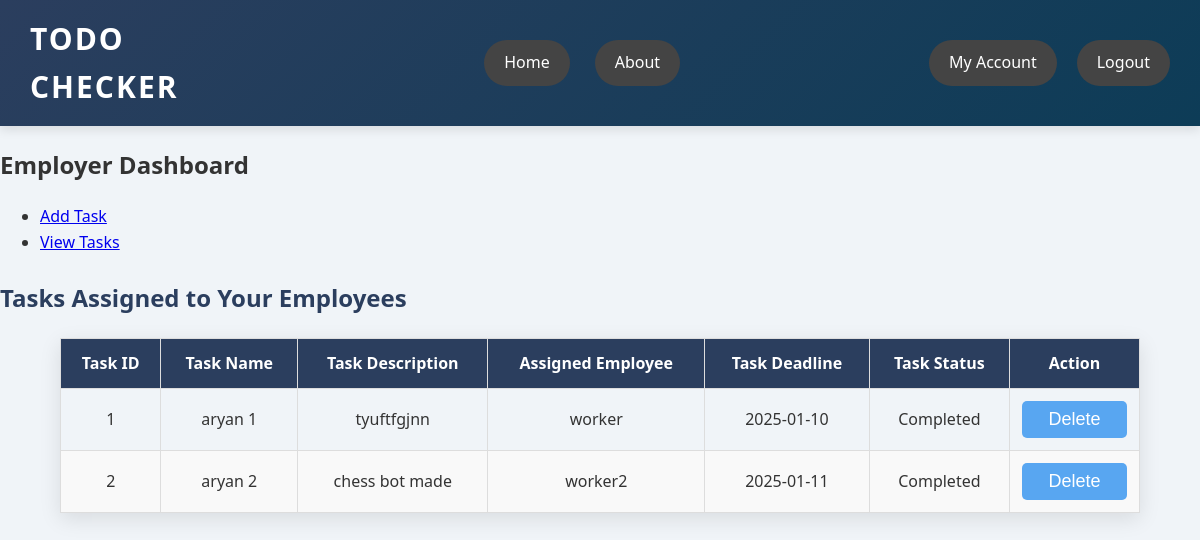
Screenshot of /employer_dashboard/view (signed in) with the database file from the repository.
### todoapp/models.py (models this page shows, shortened)
class Task(db.Model):
    task_id = db.Column(db.Integer, primary_key=True)
    task_name = db.Column(db.String(40), nullable=False)
    task_description = db.Column(db.String(200), nullable=False)
    task_status = db.Column(db.String(20), nullable=False)
    task_deadline = db.Column(db.Date, nullable=True)  # Add the task deadline field
    employee_id = db.Column(db.Integer, db.ForeignKey('employee.id'), nullable=False)

class Employee(db.Model):
    id = db.Column(db.Integer, primary_key=True)
    name = db.Column(db.String(120), unique=True, nullable=False)
    reference_id = db.Column(db.String(10), db.ForeignKey('employer.reference_id'), nullable=False)  # Reference to Employer's reference_id
    tasks = db.relationship('Task', backref='employee', lazy=True)

### todoapp/routes.py (the view)
@app.route('/employer_dashboard/view')
@login_required
def employer_dashboard_view():
    if current_user.role != 'Employer':
        return redirect(url_for('home'))
    employees = Employee.query.filter_by(reference_id=current_user.reference_id).all()
    tasks = []
    for employee in employees:
        tasks.extend(employee.tasks)
    return render_template('employer_dashboard_view.html', tasks=tasks)

### todoapp/models.py (called while the page is built)
@loginmanager.user_loader
def load_user(user_id):
    return User.query.get(int(user_id))

### todoapp/templates/employer_dashboard_view.html (shortened to what this page needs)
{% extends 'employer_dashboard.html' %}
{% block task_content %}
    <h3>Tasks Assigned to Your Employees</h3>
    <table style="width: 90%; margin-top: 20px;">
        <thead>
            <tr>
                <th>Task ID</th>
                <th>Task Name</th>
                <th>Task Description</th>
                <th>Assigned Employee</th>
                <th>Task Deadline</th>
                <th>Task Status</th>
                <th>Action</th>
            </tr>
        </thead>
        <tbody>
            {% for task in tasks %}
                <tr>
                    <td>{{ task.task_id }}</td>
                    <td>{{ task.task_name }}</td>
                    <td>{{ task.task_description }}</td>
                    <td>{{ task.employee.name }}</td>
                    <td>{{ task.task_deadline }}</td>
                    <td>{{ task.task_status }}</td>
                    <td>
                        <form action="{{ url_for('delete_task', task_id=task.task_id) }}" method="POST">
                            <button type="submit">Delete</button>
                        </form>
                    </td>
                </tr>
            {% endfor %}
        </tbody>
    </table>
{% endblock %}

### todoapp/templates/employer_dashboard.html (shortened to what this page needs)
{% extends 'base.html' %}
{% block body %}
    <h2>Employer Dashboard</h2>
    <ul>
        <li><a href="{{ url_for('employer_dashboard_add') }}">Add Task</a></li>
        <li><a href="{{ url_for('employer_dashboard_view') }}">View Tasks</a></li>
    </ul>
    {% block task_content %}
    {% endblock %}
{% endblock %}

### todoapp/templates/base.html (shortened to what this page needs)
<!DOCTYPE html>
<html lang="en">
<head>
    <link rel="stylesheet" href="{{ url_for('static', filename='css/styles.css') }}">
</head>
<body>
    <nav>
        <div class="logo">
            Todo Checker
        </div>
        <div class="nav-links">
            <a href="{{ url_for('home') }}">Home</a>
            <a href="{{ url_for('about') }}">About</a>
        </div>
        <div class="auth-links">
            {% if current_user.is_authenticated %}
                <a href="{{ url_for('myaccount') }}">My Account</a>
                <a href="{{ url_for('logout') }}">Logout</a>
            {% else %}
                <a href="{{ url_for('login') }}">Login</a>
                <a href="{{ url_for('register') }}">Register</a>
            {% endif %}
        </div>
    </nav>
    <div class="container">
        {% block body %}
        {% endblock %}
    </div>
</body>
</html>

### todoapp/static/css/styles.css (style rules this page uses)
body { font-family: 'Segoe UI', Tahoma, Geneva, Verdana, sans-serif; margin: 0; padding: 0; background-color: #f0f4f8; color: #333; line-height: 1.6; }
nav { display: flex; justify-content: space-between; align-items: center; padding: 15px 30px; background: linear-gradient(135deg, #2b3e5e, #0d3c57); color: white; box-shadow: 0 4px 10px rgba(0, 0, 0, 0.1); position: sticky; top: 0; z-index: 1000; }
.logo { font-size: 30px; font-weight: bold; letter-spacing: 2px; text-transform: uppercase; width: 18%; }
.nav-links { display: flex; gap: 25px; }
.nav-links a { color: white; text-decoration: none; padding: 10px 20px; background-color: #444; border-radius: 25px; transition: all 0.3s ease; font-size: 16px; font-weight: 500; }
.auth-links { display: flex; gap: 20px; }
.auth-links a { color: white; text-decoration: none; background-color: #444; padding: 10px 20px; border-radius: 25px; transition: all 0.3s ease; }
form { display: flex; flex-direction: column; gap: 15px; }
button { padding: 12px 20px; background-color: #0d3c57; color: white; font-size: 18px; font-weight: 600; border: none; border-radius: 8px; cursor: pointer; transition: all 0.3s ease; }
table { width: 90%; margin: 20px auto; border-collapse: collapse; box-shadow: 0 6px 20px rgba(0, 0, 0, 0.1); }
table th, table td { padding: 12px; text-align: center; border: 1px solid #ddd; }
table th { background-color: #2b3e5e; color: white; font-weight: 600; }
table tr:nth-child(even) { background-color: #f9f9f9; }
table button { padding: 8px 15px; background-color: #58a6f1; color: white; border: none; border-radius: 5px; cursor: pointer; font-weight: 500; }
form { display: flex; flex-direction: column; }
h3 { font-size: 24px; font-weight: 600; color: #2b3e5e; margin-bottom: 20px; }

### rows the page displays
Task: task_id "1", task_name "aryan 1", task_description "tyuftfgjnn", employee.name "worker", task_deadline "2025-01-10", task_status "Completed"
Task: task_id "2", task_name "aryan 2", task_description "chess bot made", employee.name "worker2", task_deadline "2025-01-11", task_status "Completed"
